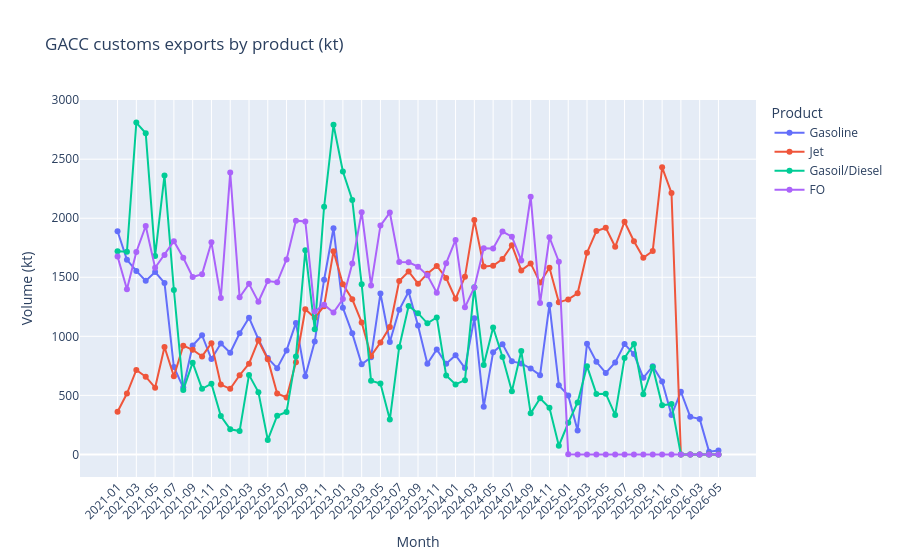
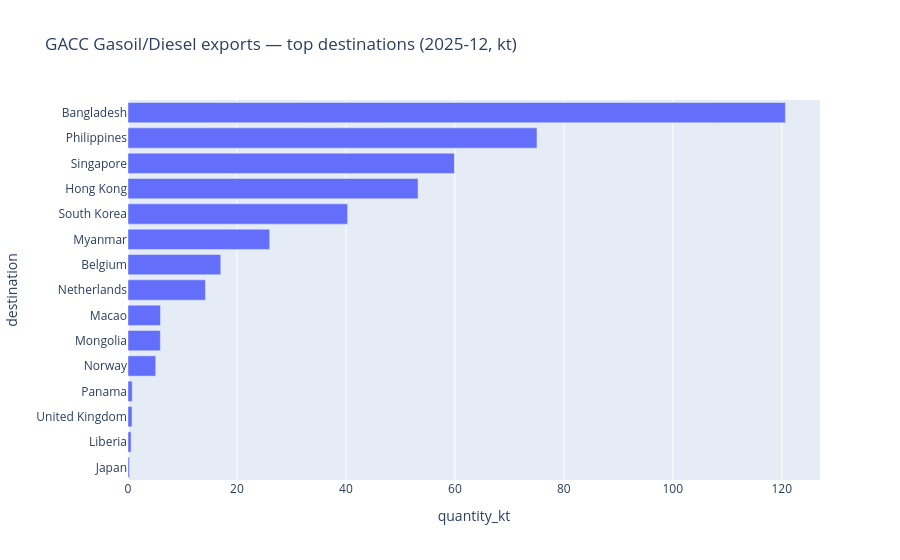
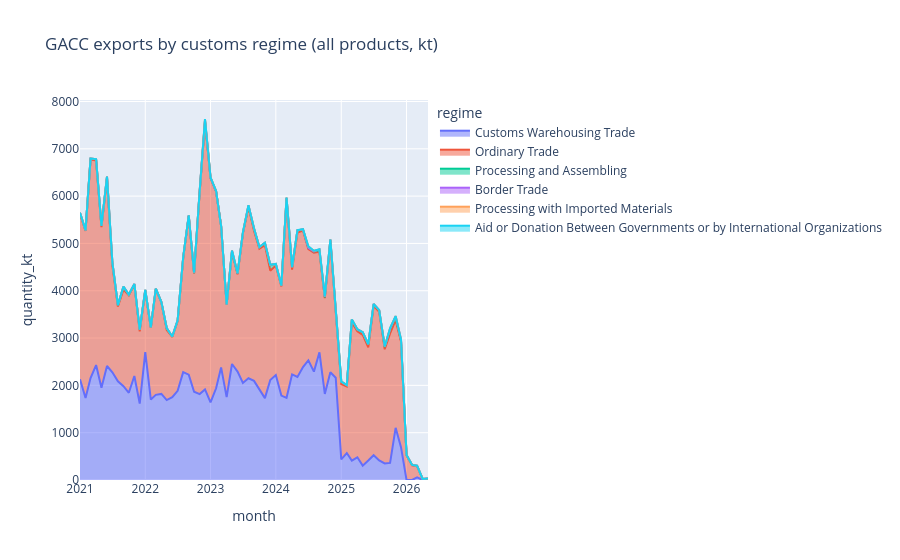

These figures' notebook cell, in order:
### Markdown cell above
## 7. Charts

### Code cell
# --- 7a. GACC monthly exports by product ---
plot_df = gacc_wide.reset_index().melt(id_vars="month", var_name="product", value_name="gacc_kt")
plot_df["month"] = pd.Categorical(plot_df["month"], categories=gacc_wide.index.tolist(), ordered=True)
fig_products = px.line(
    plot_df,
    x="month",
    y="gacc_kt",
    color="product",
    markers=True,
    title="GACC customs exports by product (kt)",
    labels={"gacc_kt": "Volume (kt)", "month": "Month"},
)
fig_products.update_layout(
    legend_title_text="Product",
    xaxis=dict(type="category", tickangle=-45),
    hovermode="x unified",
)
fig_products.show()

# --- 7c. Top destinations for a selected product/month ---
FOCUS_PRODUCT = "Gasoil/Diesel"

product_monthly = (
    gacc[gacc["product"] == FOCUS_PRODUCT]
    .groupby("month_start", as_index=False)["quantity_kt"]
    .sum()
)
# Latest month with data for this product (max month overall may lack diesel in partial 2026 pulls).
months_with_data = product_monthly.loc[product_monthly["quantity_kt"] > 0, "month_start"]
FOCUS_MONTH = months_with_data.max() if not months_with_data.empty else gacc["month_start"].max()

dest_month = (
    gacc[(gacc["product"] == FOCUS_PRODUCT) & (gacc["month_start"] == FOCUS_MONTH)]
    .groupby("destination", as_index=False)["quantity_kt"]
    .sum()
    .sort_values("quantity_kt", ascending=True)
    .tail(15)
)

if dest_month.empty:
    print(f"No {FOCUS_PRODUCT} destination data for {FOCUS_MONTH:%Y-%m}.")
else:
    fig_dest = px.bar(
        dest_month,
        x="quantity_kt",
        y="destination",
        orientation="h",
        title=f"GACC {FOCUS_PRODUCT} exports — top destinations ({FOCUS_MONTH:%Y-%m}, kt)",
    )
    fig_dest.show()

# --- 7d. Regime mix ---
regime_plot = (
    gacc.groupby(["month_start", "regime"], as_index=False)["quantity_kt"]
    .sum()
)
regime_plot["month"] = regime_plot["month_start"].dt.strftime("%Y-%m")
fig_regime = px.area(
    regime_plot,
    x="month",
    y="quantity_kt",
    color="regime",
    title="GACC exports by customs regime (all products, kt)",
)
fig_regime.show()

### Figure 1 — Plotly figure (JSON) as saved in the notebook; plotly's stock layout.template omitted (floating-point values rounded to 4 significant figures)
{"data": [{"hovertemplate": "product=Gasoline<br>Month=%{x}<br>Volume (kt)=%{y}<extra></extra>", "legendgroup": "Gasoline", "line": {"color": "#636efa", "dash": "solid"}, "marker": {"symbol": "circle"}, "mode": "lines+markers", "name": "Gasoline", "orientation": "v", "showlegend": true, "type": "scatter", "x": ["2021-01", "2021-02", "2021-03", "2021-04", "2021-05", "2021-06", "2021-07", "2021-08", "2021-09", "2021-10", "2021-11", "2021-12", "2022-01", "2022-02", "2022-03", "2022-04", "2022-05", "2022-06", "2022-07", "2022-08", "2022-09", "2022-10", "2022-11", "2022-12", "2023-01", "2023-02", "2023-03", "2023-04", "2023-05", "2023-06", "2023-07", "2023-08", "2023-09", "2023-10", "2023-11", "2023-12", "2024-01", "2024-02", "2024-03", "2024-04", "2024-05", "2024-06", "2024-07", "2024-08", "2024-09", "2024-10", "2024-11", "2024-12", "2025-01", "2025-02", "2025-03", "2025-04", "2025-05", "2025-06", "2025-07", "2025-08", "2025-09", "2025-10", "2025-11", "2025-12", "2026-01", "2026-02", "2026-03", "2026-04", "2026-05"], "xaxis": "x", "y": [1890.0, 1648.0, 1554.0, 1470.0, 1545.0, 1452.0, 740.0, 566.1, 922.1, 1009.0, 807.4, 938.5, 861.1, 1026.0, 1158.0, 975.3, 815.4, 730.3, 880.4, 1114.0, 661.7, 955.8, 1479.0, 1916.0, 1242.0, 1025.0, 763.2, 822.6, 1363.0, 952.1, 1225.0, 1378.0, 1091.0, 767.2, 889.2, 768.2, 839.4, 730.8, 1154.0, 404.3, 865.0, 933.7, 787.9, 770.8, 727.6, 670.9, 1268.0, 584.9, 499.7, 203.0, 936.6, 784.4, 690.0, 778.5, 934.0, 849.5, 648.8, 746.7, 617.3, 333.1, 530.4, 318.0, 300.7, 23.41, 32.84], "yaxis": "y"}, {"hovertemplate": "product=Jet<br>Month=%{x}<br>Volume (kt)=%{y}<extra></extra>", "legendgroup": "Jet", "line": {"color": "#EF553B", "dash": "solid"}, "marker": {"symbol": "circle"}, "mode": "lines+markers", "name": "Jet", "orientation": "v", "showlegend": true, "type": "scatter", "x": ["2021-01", "2021-02", "2021-03", "2021-04", "2021-05", "2021-06", "2021-07", "2021-08", "2021-09", "2021-10", "2021-11", "2021-12", "2022-01", "2022-02", "2022-03", "2022-04", "2022-05", "2022-06", "2022-07", "2022-08", "2022-09", "2022-10", "2022-11", "2022-12", "2023-01", "2023-02", "2023-03", "2023-04", "2023-05", "2023-06", "2023-07", "2023-08", "2023-09", "2023-10", "2023-11", "2023-12", "2024-01", "2024-02", "2024-03", "2024-04", "2024-05", "2024-06", "2024-07", "2024-08", "2024-09", "2024-10", "2024-11", "2024-12", "2025-01", "2025-02", "2025-03", "2025-04", "2025-05", "2025-06", "2025-07", "2025-08", "2025-09", "2025-10", "2025-11", "2025-12", "2026-01", "2026-02", "2026-03", "2026-04", "2026-05"], "xaxis": "x", "y": [361.8, 515.3, 715.2, 658.4, 565.1, 910.2, 661.7, 920.8, 886.0, 830.0, 942.2, 591.4, 555.3, 670.5, 768.1, 964.8, 806.3, 516.3, 482.3, 780.3, 1230.0, 1157.0, 1256.0, 1721.0, 1441.0, 1313.0, 1118.0, 833.9, 947.7, 1079.0, 1468.0, 1549.0, 1445.0, 1531.0, 1596.0, 1494.0, 1318.0, 1504.0, 1984.0, 1592.0, 1597.0, 1655.0, 1772.0, 1558.0, 1618.0, 1455.0, 1580.0, 1288.0, 1312.0, 1364.0, 1708.0, 1892.0, 1920.0, 1758.0, 1971.0, 1806.0, 1665.0, 1723.0, 2431.0, 2214.0, 0.0, 0.0, 0.0, 0.0, 0.0], "yaxis": "y"}, {"hovertemplate": "product=Gasoil/Diesel<br>Month=%{x}<br>Volume (kt)=%{y}<extra></extra>", "legendgroup": "Gasoil/Diesel", "line": {"color": "#00cc96", "dash": "solid"}, "marker": {"symbol": "circle"}, "mode": "lines+markers", "name": "Gasoil/Diesel", "orientation": "v", "showlegend": true, "type": "scatter", "x": ["2021-01", "2021-02", "2021-03", "2021-04", "2021-05", "2021-06", "2021-07", "2021-08", "2021-09", "2021-10", "2021-11", "2021-12", "2022-01", "2022-02", "2022-03", "2022-04", "2022-05", "2022-06", "2022-07", "2022-08", "2022-09", "2022-10", "2022-11", "2022-12", "2023-01", "2023-02", "2023-03", "2023-04", "2023-05", "2023-06", "2023-07", "2023-08", "2023-09", "2023-10", "2023-11", "2023-12", "2024-01", "2024-02", "2024-03", "2024-04", "2024-05", "2024-06", "2024-07", "2024-08", "2024-09", "2024-10", "2024-11", "2024-12", "2025-01", "2025-02", "2025-03", "2025-04", "2025-05", "2025-06", "2025-07", "2025-08", "2025-09", "2025-10", "2025-11", "2025-12", "2026-01", "2026-02", "2026-03", "2026-04", "2026-05"], "xaxis": "x", "y": [1721.0, 1716.0, 2810.0, 2720.0, 1681.0, 2362.0, 1392.0, 546.2, 776.9, 555.6, 599.1, 325.2, 213.1, 197.6, 673.3, 527.3, 122.7, 327.7, 359.8, 830.1, 1729.0, 1061.0, 2097.0, 2792.0, 2396.0, 2155.0, 1440.0, 623.4, 600.6, 294.6, 910.0, 1256.0, 1196.0, 1110.0, 1160.0, 668.9, 593.0, 628.8, 1416.0, 757.6, 1075.0, 824.6, 534.3, 875.5, 347.5, 475.3, 395.1, 73.23, 267.7, 440.0, 747.1, 512.4, 514.2, 334.2, 817.0, 935.4, 509.3, 739.4, 415.3, 426.6, 0.0, 0.0, 0.0, 0.0, 0.0], "yaxis": "y"}, {"hovertemplate": "product=FO<br>Month=%{x}<br>Volume (kt)=%{y}<extra></extra>", "legendgroup": "FO", "line": {"color": "#ab63fa", "dash": "solid"}, "marker": {"symbol": "circle"}, "mode": "lines+markers", "name": "FO", "orientation": "v", "showlegend": true, "type": "scatter", "x": ["2021-01", "2021-02", "2021-03", "2021-04", "2021-05", "2021-06", "2021-07", "2021-08", "2021-09", "2021-10", "2021-11", "2021-12", "2022-01", "2022-02", "2022-03", "2022-04", "2022-05", "2022-06", "2022-07", "2022-08", "2022-09", "2022-10", "2022-11", "2022-12", "2023-01", "2023-02", "2023-03", "2023-04", "2023-05", "2023-06", "2023-07", "2023-08", "2023-09", "2023-10", "2023-11", "2023-12", "2024-01", "2024-02", "2024-03", "2024-04", "2024-05", "2024-06", "2024-07", "2024-08", "2024-09", "2024-10", "2024-11", "2024-12", "2025-01", "2025-02", "2025-03", "2025-04", "2025-05", "2025-06", "2025-07", "2025-08", "2025-09", "2025-10", "2025-11", "2025-12", "2026-01", "2026-02", "2026-03", "2026-04", "2026-05"], "xaxis": "x", "y": [1677.0, 1398.0, 1714.0, 1934.0, 1581.0, 1689.0, 1806.0, 1665.0, 1502.0, 1527.0, 1796.0, 1325.0, 2386.0, 1331.0, 1444.0, 1293.0, 1468.0, 1458.0, 1652.0, 1979.0, 1973.0, 1211.0, 1267.0, 1201.0, 1316.0, 1616.0, 2052.0, 1431.0, 1937.0, 2048.0, 1630.0, 1627.0, 1590.0, 1516.0, 1368.0, 1620.0, 1817.0, 1246.0, 1414.0, 1745.0, 1744.0, 1887.0, 1843.0, 1642.0, 2183.0, 1281.0, 1839.0, 1632.0, 1.04, 0.0, 0.0, 0.0, 0.0, 0.0, 0.0, 0.0, 0.0, 0.0, 0.0, 0.0, 0.0, 0.0, 0.0, 0.0, 0.0], "yaxis": "y"}], "layout": {"hovermode": "x unified", "legend": {"title": {"text": "Product"}, "tracegroupgap": 0}, "title": {"text": "GACC customs exports by product (kt)"}, "xaxis": {"anchor": "y", "domain": [0, 1], "tickangle": -45, "title": {"text": "Month"}, "type": "category"}, "yaxis": {"anchor": "x", "domain": [0, 1], "title": {"text": "Volume (kt)"}}}}

### Figure 2 — Plotly figure (JSON) as saved in the notebook; plotly's stock layout.template omitted (floating-point values rounded to 4 significant figures)
{"data": [{"hovertemplate": "quantity_kt=%{x}<br>destination=%{y}<extra></extra>", "legendgroup": "", "marker": {"color": "#636efa", "pattern": {"shape": ""}}, "name": "", "orientation": "h", "showlegend": false, "textposition": "auto", "type": "bar", "x": [0.2632, 0.5699, 0.73, 0.7715, 5.085, 5.937, 5.966, 14.21, 17.03, 26.01, 40.31, 53.24, 59.91, 75.07, 120.7], "xaxis": "x", "y": ["Japan", "Liberia", "United Kingdom", "Panama", "Norway", "Mongolia", "Macao", "Netherlands", "Belgium", "Myanmar", "South Korea", "Hong Kong", "Singapore", "Philippines", "Bangladesh"], "yaxis": "y"}], "layout": {"barmode": "relative", "legend": {"tracegroupgap": 0}, "title": {"text": "GACC Gasoil/Diesel exports — top destinations (2025-12, kt)"}, "xaxis": {"anchor": "y", "domain": [0, 1], "title": {"text": "quantity_kt"}}, "yaxis": {"anchor": "x", "domain": [0, 1], "title": {"text": "destination"}}}}

### Figure 3 — Plotly figure (JSON) as saved in the notebook; plotly's stock layout.template omitted (floating-point values rounded to 4 significant figures)
{"data": [{"fillpattern": {"shape": ""}, "hovertemplate": "regime=Customs Warehousing Trade<br>month=%{x}<br>quantity_kt=%{y}<extra></extra>", "legendgroup": "Customs Warehousing Trade", "line": {"color": "#636efa"}, "marker": {"symbol": "circle"}, "mode": "lines", "name": "Customs Warehousing Trade", "orientation": "v", "showlegend": true, "stackgroup": "1", "type": "scatter", "x": ["2021-01", "2021-02", "2021-03", "2021-04", "2021-05", "2021-06", "2021-07", "2021-08", "2021-09", "2021-10", "2021-11", "2021-12", "2022-01", "2022-02", "2022-03", "2022-04", "2022-05", "2022-06", "2022-07", "2022-08", "2022-09", "2022-10", "2022-11", "2022-12", "2023-01", "2023-02", "2023-03", "2023-04", "2023-05", "2023-06", "2023-07", "2023-08", "2023-09", "2023-10", "2023-11", "2023-12", "2024-01", "2024-02", "2024-03", "2024-04", "2024-05", "2024-06", "2024-07", "2024-08", "2024-09", "2024-10", "2024-11", "2024-12", "2025-01", "2025-02", "2025-03", "2025-04", "2025-05", "2025-06", "2025-07", "2025-08", "2025-09", "2025-10", "2025-11", "2025-12", "2026-03"], "xaxis": "x", "y": [2127.0, 1733.0, 2154.0, 2429.0, 1952.0, 2410.0, 2277.0, 2085.0, 1984.0, 1843.0, 2199.0, 1615.0, 2701.0, 1700.0, 1800.0, 1819.0, 1690.0, 1749.0, 1885.0, 2280.0, 2226.0, 1865.0, 1815.0, 1914.0, 1640.0, 1938.0, 2380.0, 1751.0, 2451.0, 2292.0, 2051.0, 2150.0, 2095.0, 1926.0, 1730.0, 2113.0, 2218.0, 1784.0, 1737.0, 2233.0, 2178.0, 2387.0, 2527.0, 2291.0, 2699.0, 1818.0, 2277.0, 2160.0, 436.6, 569.2, 409.9, 479.0, 303.8, 410.4, 524.2, 413.7, 349.9, 360.7, 1103.0, 693.8, 55.96], "yaxis": "y"}, {"fillpattern": {"shape": ""}, "hovertemplate": "regime=Ordinary Trade<br>month=%{x}<br>quantity_kt=%{y}<extra></extra>", "legendgroup": "Ordinary Trade", "line": {"color": "#EF553B"}, "marker": {"symbol": "circle"}, "mode": "lines", "name": "Ordinary Trade", "orientation": "v", "showlegend": true, "stackgroup": "1", "type": "scatter", "x": ["2021-01", "2021-02", "2021-03", "2021-04", "2021-05", "2021-06", "2021-07", "2021-08", "2021-09", "2021-10", "2021-11", "2021-12", "2022-01", "2022-02", "2022-03", "2022-04", "2022-05", "2022-06", "2022-07", "2022-08", "2022-09", "2022-10", "2022-11", "2022-12", "2023-01", "2023-02", "2023-03", "2023-04", "2023-05", "2023-06", "2023-07", "2023-08", "2023-09", "2023-10", "2023-11", "2023-12", "2024-01", "2024-02", "2024-03", "2024-04", "2024-05", "2024-06", "2024-07", "2024-08", "2024-09", "2024-10", "2024-11", "2024-12", "2025-01", "2025-02", "2025-03", "2025-04", "2025-05", "2025-06", "2025-07", "2025-08", "2025-09", "2025-10", "2025-11", "2025-12", "2026-01", "2026-02", "2026-03", "2026-04", "2026-05"], "xaxis": "x", "y": [3492.0, 3533.0, 4619.0, 4322.0, 3394.0, 3960.0, 2253.0, 1582.0, 2040.0, 2063.0, 1934.0, 1525.0, 1303.0, 1514.0, 2233.0, 1937.0, 1481.0, 1275.0, 1474.0, 2405.0, 3350.0, 2500.0, 4265.0, 5658.0, 4742.0, 4157.0, 2988.0, 1960.0, 2373.0, 2056.0, 3157.0, 3625.0, 3174.0, 2962.0, 3235.0, 2311.0, 2315.0, 2307.0, 4197.0, 2211.0, 3051.0, 2886.0, 2353.0, 2512.0, 2124.0, 2026.0, 2769.0, 1331.0, 1593.0, 1409.0, 2922.0, 2666.0, 2763.0, 2395.0, 3157.0, 3142.0, 2414.0, 2736.0, 2274.0, 2232.0, 520.9, 311.7, 236.7, 20.41, 24.43], "yaxis": "y"}, {"fillpattern": {"shape": ""}, "hovertemplate": "regime=Processing and Assembling<br>month=%{x}<br>quantity_kt=%{y}<extra></extra>", "legendgroup": "Processing and Assembling", "line": {"color": "#00cc96"}, "marker": {"symbol": "circle"}, "mode": "lines", "name": "Processing and Assembling", "orientation": "v", "showlegend": true, "stackgroup": "1", "type": "scatter", "x": ["2021-01", "2021-02", "2021-03", "2021-04", "2021-05", "2021-06", "2021-07", "2021-08", "2021-09", "2021-10", "2021-11", "2021-12", "2022-01", "2022-02", "2022-03", "2022-04", "2022-05", "2022-06", "2022-07", "2022-08", "2022-09", "2022-10", "2022-11", "2022-12", "2023-01", "2023-02", "2023-03", "2023-04", "2023-05", "2023-06", "2023-07", "2023-08", "2023-09", "2023-10", "2023-11", "2023-12", "2024-01", "2024-02", "2024-03", "2024-04", "2024-05", "2024-06", "2024-07", "2024-08", "2024-09", "2024-10", "2024-11", "2024-12", "2025-01", "2025-02", "2025-03", "2025-04", "2025-05", "2025-06", "2025-07", "2025-08", "2025-09", "2025-10", "2025-11", "2025-12", "2026-01", "2026-02", "2026-03", "2026-04", "2026-05"], "xaxis": "x", "y": [30.54, 11.42, 19.41, 30.59, 24.19, 40.09, 65.55, 24.57, 57.38, 8.607, 3.208, 34.86, 12.25, 10.26, 10.5, 2.734, 36.78, 5.089, 11.09, 9.883, 10.43, 6.508, 7.689, 26.36, 5.55, 5.734, 1.432, 0.5219, 1.893, 12.37, 14.05, 11.84, 41.46, 34.11, 40.93, 113.2, 34.4, 17.98, 31.82, 54.76, 49.6, 19.21, 24.49, 29.8, 30.58, 13.98, 35.4, 85.52, 51.43, 29.07, 59.66, 31.83, 53.13, 56.06, 30.99, 28.39, 47.08, 86.22, 63.98, 25.87, 9.543, 6.215, 6.095, 3.0, 8.405], "yaxis": "y"}, {"fillpattern": {"shape": ""}, "hovertemplate": "regime=Border Trade<br>month=%{x}<br>quantity_kt=%{y}<extra></extra>", "legendgroup": "Border Trade", "line": {"color": "#ab63fa"}, "marker": {"symbol": "circle"}, "mode": "lines", "name": "Border Trade", "orientation": "v", "showlegend": true, "stackgroup": "1", "type": "scatter", "x": ["2021-05", "2021-06", "2021-07", "2021-08", "2021-09", "2021-10", "2021-11", "2021-12", "2022-04", "2022-05", "2022-06", "2022-07", "2022-08", "2022-09", "2022-10", "2022-11", "2022-12", "2023-05", "2023-06", "2023-07", "2023-08", "2023-09", "2023-10", "2023-11", "2023-12", "2024-06", "2024-07", "2024-08", "2024-09", "2024-10", "2024-11", "2024-12", "2025-04", "2025-05", "2025-06", "2025-07", "2025-08", "2025-09", "2025-10", "2025-11", "2025-12", "2026-03"], "xaxis": "x", "y": [0.9841, 3.486, 4.733, 6.898, 5.786, 6.673, 8.563, 5.514, 1.074, 4.732, 3.505, 4.32, 9.417, 7.316, 8.968, 11.43, 14.14, 23.32, 8.164, 1.461, 23.16, 12.58, 2.112, 7.55, 12.75, 4.743, 3.66, 0.1286, 20.72, 13.88, 0.2592, 0.345, 6.333, 4.676, 9.243, 9.258, 6.302, 12.24, 10.41, 19.7, 14.17, 1.998], "yaxis": "y"}, {"fillpattern": {"shape": ""}, "hovertemplate": "regime=Processing with Imported Materials<br>month=%{x}<br>quantity_kt=%{y}<extra></extra>", "legendgroup": "Processing with Imported Materials", "line": {"color": "#FFA15A"}, "marker": {"symbol": "circle"}, "mode": "lines", "name": "Processing with Imported Materials", "orientation": "v", "showlegend": true, "stackgroup": "1", "type": "scatter", "x": ["2022-10", "2022-12", "2023-01", "2023-02", "2023-03", "2023-06", "2023-07", "2024-03", "2024-07", "2024-08", "2024-10", "2025-02", "2025-04", "2025-05", "2025-06", "2025-10", "2025-11", "2025-12"], "xaxis": "x", "y": [4.109, 17.25, 7.616, 8.981, 4.368, 4.346, 8.692, 2.243, 27.15, 12.4, 10.12, 0.01858, 4.944, 0.03616, 0.0185, 15.16, 3.535, 7.575], "yaxis": "y"}, {"fillpattern": {"shape": ""}, "hovertemplate": "regime=Aid or Donation Between Governments or by International Organizations<br>month=%{x}<br>quantity_kt=%{y}<extra></extra>", "legendgroup": "Aid or Donation Between Governments or by International Organizations", "line": {"color": "#19d3f3"}, "marker": {"symbol": "circle"}, "mode": "lines", "name": "Aid or Donation Between Governments or by International Organizations", "orientation": "v", "showlegend": true, "stackgroup": "1", "type": "scatter", "x": ["2024-05", "2024-06", "2024-07", "2024-08", "2024-09"], "xaxis": "x", "y": [2.143, 2.143, 2.145, 2.212, 1.856], "yaxis": "y"}], "layout": {"legend": {"title": {"text": "regime"}, "tracegroupgap": 0}, "title": {"text": "GACC exports by customs regime (all products, kt)"}, "xaxis": {"anchor": "y", "domain": [0, 1], "title": {"text": "month"}}, "yaxis": {"anchor": "x", "domain": [0, 1], "title": {"text": "quantity_kt"}}}}
